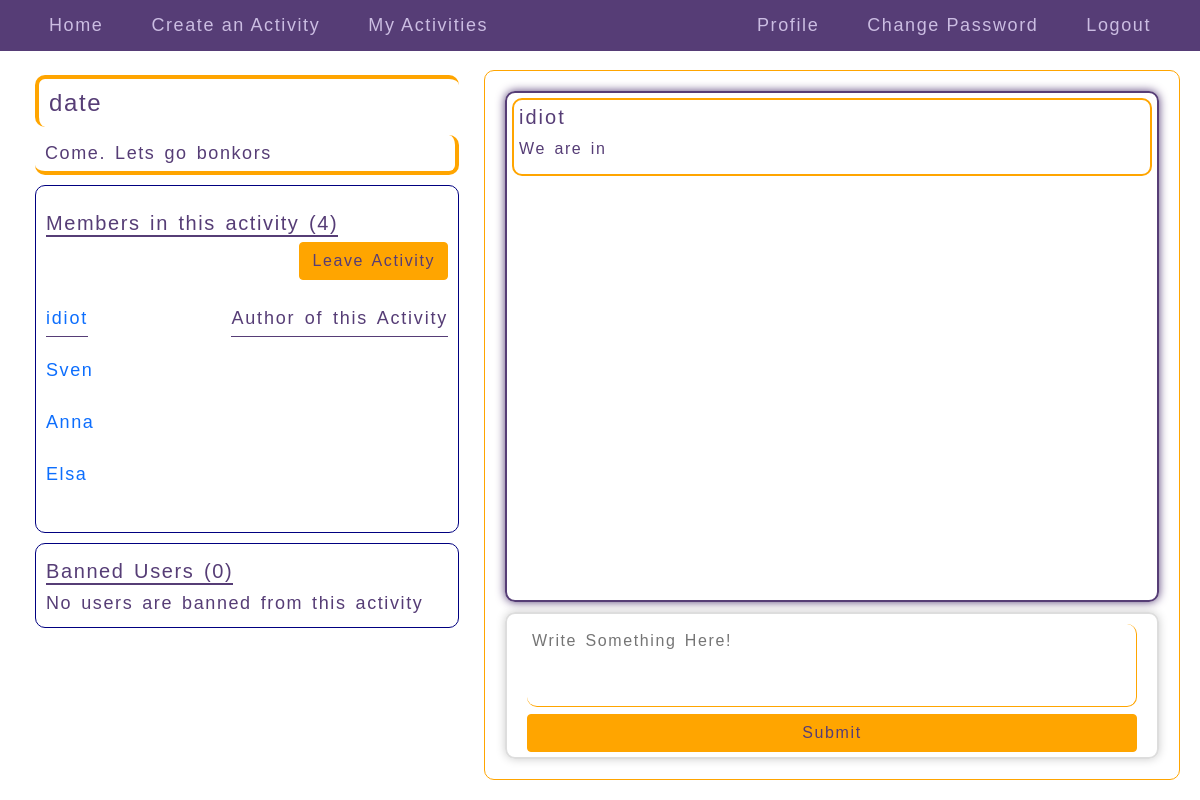
Page /activities/17 (signed in) on the earlier database version.
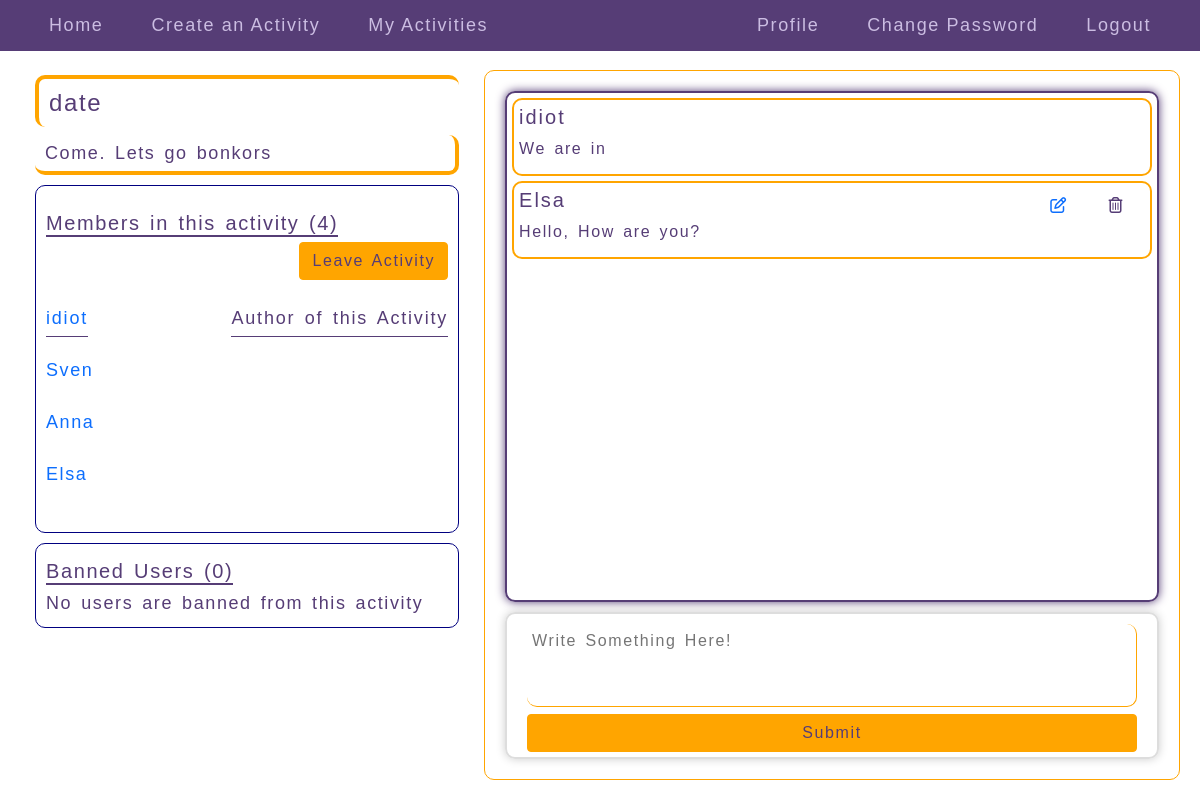
Same page on the later database version.
### meet/models.py (models this page shows, shortened)
class Activity(models.Model):
    user = models.ForeignKey(User, on_delete=models.CASCADE, related_name="activities")
    title = models.CharField(max_length=128)
    description = models.TextField()
    time = models.DateTimeField(default=timezone.now)

class Joining(models.Model):
    user = models.ForeignKey(User, on_delete=models.CASCADE, related_name="joined_activities")
    activity = models.ForeignKey(Activity, on_delete=models.CASCADE, related_name="user_activities")

class Comment(models.Model):
    user = models.ForeignKey(User, on_delete=models.CASCADE, related_name="comments")
    activity = models.ForeignKey(Activity, on_delete=models.CASCADE, related_name="commented_activities")
    comment = models.TextField()

### meet/views.py (the view)
# urls.py: path("activities/<int:id>", views.displayactivity, name="display_activity"),
@login_required(login_url='/')
def displayactivity(request, id):
    if request.method == "POST":
        activity = Activity.objects.get(pk=id)
        user_comment = comment(request.POST)
        if user_comment.is_valid():
            obj = Comment(user=request.user, activity=activity, comment=user_comment.cleaned_data["description"])
            obj.save()
        return redirect("display_activity", id=id)
    else:
        activity = Activity.objects.get(pk=id)
        deleted = Deleted.objects.all()
        deleted_list= []
        users_list_temp = []
        for x in deleted:
            deleted_list.append(x.activity)
        if activity in deleted_list:
            users_of_activity = list(Joining.objects.filter(activity = activity).all())
            for user in users_of_activity:
                users_list_temp.append(user.user)
            if request.user not in users_list_temp:
                return redirect("index")
        users = Joining.objects.filter(activity=activity).all()
        users_comments=Comment.objects.filter(activity=activity)
        users_list = []
        for user in users:
            users_list.append(user.user.username)
        form = comment()
        print(request.user)
        print(activity.user)
        if request.user == activity.user:
            kickuserout = "True"
        else:
            kickuserout = "False"
        banned = Banneduser.objects.filter(activity=activity).all()
        banned_users = []
        for banned_user in banned:
            banned_users.append(banned_user.user)
        if request.user in banned_users:
            messages.error(request, f"You're banned from  {activity.title}  activity")
            return redirect("index")
        return render(request, "meet/activity.html", {
        "activity": activity, "users": users, "users_list": users_list, "form": form, "users_comments": users_comments, "kickuserout": kickuserout, "banned_users": banned_users
        })

### meet/views.py
class comment(forms.Form):
    description = forms.CharField(label="", widget=forms.Textarea(attrs={"rows": 3, "placeholder": "Write Something Here!"}))

### meet/templates/meet/activity.html (shortened to what this page needs)
{% extends "meet/layout.html" %}
{% load static %}
{% block body %}
<div class="fc_display">
  <div class="left_half">
    <div class="left_half_header">
      <h4>{{ activity.title }}</h4>
      <p>{{ activity.description }}</p>
    </div>
    <div class="left_half_members">
      <div class="fc_activity">
        <h5>Members in this activity ({{ users_list|length }})</h5>
        {% if request.user not in banned_users %}
        <div class="fc_activity_button">
          {% if request.user != activity.user %}
          {% if request.user.username in users_list %}
            <a href="{% url 'leave_activity' activity.id %}" class="btn btn-outline common_button">Leave Activity</a>
          {% else %}
            <a href="{% url 'join_activity' activity.id %}" class="btn btn-outline common_button">Join Activity</a>
          {% endif %}
          {% endif %}
        </div>
        {% endif %}
      </div>
      <div class="activity_users_fc">
        <p><a href="{% url 'user_profile' activity.user.username %}">{{ activity.user.username }}</a></p>
        <p class="activity_users_author">Author of this Activity</p>
      </div>
      {% for user in users %}
        {% if user.user.username != activity.user.username %}
          <p class="activity_users">
            <a href="{% url 'user_profile' user.user.username %}">{{ user.user.username }}</a>
          </p>
        {% endif %}
      {% endfor %}
    </div>
    <div class="left_half_banned_users">
      <h5>Banned Users ({{ banned_users|length }})</h5>
      {% for users in banned_users %}
      <div class="left_half_banned_users_members">
        <a href="{% url 'user_profile' users.username %}"><p>{{ users.username }}</p></a>
        <a href="{% url 'unban_user' users.id activity.id %}" class="ban_lock"><i class="fas fa-lock ban-lock" title="unban user"></i></a>
      </div>
        {% empty %}
          <p>No users are banned from this activity</p>
      {% endfor %}
    </div>
  </div>
  <div class="right_half">
    <div class="right_half_body">
      {% for comment in users_comments %}
        {% if comment.user not in banned_users %}
        <div class="users_comments_on_activity">
          {% if request.user == comment.user%}
            <div class="fontawesome_icons">
              <a href="{% url 'comment_edit' comment.id %}"><i class="far fa-edit fontawesome_edit_comment fontawesome_common"></i></a>
              <i data-id={{ comment.id }} class="far fa-trash-alt fontawesome_delete_comment fontawesome_common"></i>
            </div>
          {% endif %}
          <h5>{{ comment.user.username }}</h5>
          <p>{{ comment.comment }}</p>
        </div>
        {% endif %}
      {% endfor %}
    </div>
    {% if request.user not in banned_users %}
    <div class="right_half_input">
      <form class="" method="post">
        {{ form }}
        <button type="submit" class="btn common_button">Submit</button>
      </form>
    </div>
    {% endif %}
  </div>
</div>
{% endblock %}

### meet/templates/meet/layout.html (shortened to what this page needs)
{% load static %}
<!DOCTYPE html>
<html lang="en" dir="ltr">
  <head>
    <link href="https://cdn.jsdelivr.net/npm/bootstrap@5.0.0-beta3/dist/css/bootstrap.min.css" rel="stylesheet">
    <link rel="stylesheet" href="{% static 'meet/styles.css' %}">
  </head>
  <body>
    {% if user.is_authenticated %}
    <div class="navigation">
      <a href="{% url 'index' %}">Home</a>
      <a href="{% url 'add_activity' %}">Create an Activity</a>
      <div class="hover_links_parent">
        <a href="{% url 'my_activities' %}">My Activities</a>
      </div>
      <a href="{% url 'profile' %}" class="linktotheright">Profile</a>
      <a href="{% url 'password_change' %}">Change Password</a>
      <a href="{% url 'logout' %}">Logout</a>
    </div>
    {% endif %}
    {% block body %}
    {% endblock %}
  </body>
</html>

### meet/static/meet/styles.css (style rules this page uses)
* { font-family: Arial, sans-serif; }
html, body { padding: 0; margin: 0; }
.fc_display { height: calc(100vh - 60px); display: flex; padding: 15px; box-sizing: border-box; color: #563d76; letter-spacing: 0.1em; word-spacing: 0.15em; }
.fc_display > * { margin-right: 5px; }
.left_half, .right_half { flex-basis: 40%; box-sizing: border-box; padding: 15px; border: 1px solid #563d76; border: 1px solid orange; border-radius: 10px; }
.right_half { flex-basis: 60%; }
.left_half { border: none; font-size: 18px; padding-top: 0; }
.left_half p { margin: 0; }
.left_half h4, .left_half_header p { padding-left: 10px; border-left: 4px solid orange; border-top: 4px solid orange; line-height: 2; border-radius: 10px; }
.left_half_header p { border: none; border-right: 4px solid orange; border-bottom: 4px solid orange; }
.left_half_members { min-height: 50%; padding: 10px; border: 1px solid navy; overflow-y: auto; box-sizing: border-box; border-radius: 10px; }
.left_half_banned_users { padding: 10px; border: 1px solid navy; border-radius: 10px; }
.left_half_banned_users > * { margin: 5px 0; }
.left_half_header, .left_half_banned_users { max-height: 25%; overflow: auto; }
.left_half_members h5 { margin: 0; border-bottom: 2px solid #563d76; }
.form_update button, .password_reset_complete a, .pagination_links a, .common_button { color: orange; border-color: #563d76; background: #563d76; color: #563d76; border-color: orange; background: orange; }
fieldset div, form > * { margin: 10px 0px; }
form { padding: 20px; border: 2px solid #ddd; border-radius: 10px; box-shadow: 0 0 10px #ccc; }
.navigation { display: flex; flex-wrap: wrap; padding: 0 25px; margin-bottom: 4px; background: #563d76; color: #cbbde2; letter-spacing: 0.1em; position: sticky; top: 0px; z-index: 2; }
.navigation a { text-decoration: none; color: inherit; padding: 12px 24px; font-size: 18px; }
.linktotheright { margin-left: auto; }
.fontawesome_icons { position: absolute; top: 10px; right: 10px; }
.fontawesome_common { display: inline-block; padding: 4px; margin: 0 12px; }
.fc_activity { display: flex; flex-flow: row wrap; align-items: center; margin: 15px 0; }
.fc_activity > * { margin: 5px 0; }
.fc_activity_button { margin-left: auto; }
.activity_users_fc { display: flex; line-height: 2; letter-spacing: 0.1em; word-spacing: 0.15em; margin: 10px 0; }
.activity_users_fc > * { border-bottom: 1px solid #563d76; }
.activity_users_fc p.activity_users_author { margin-left: auto; }
.right_half * { letter-spacing: 0.1em; word-spacing: 0.15em; }
.right_half, .left_half { height: 100%; display: flex; flex-direction: column; }
.right_half > *, .left_half > * { margin: 5px; }
.right_half_header, .right_half_input { flex-basis: 15%; }
.right_half_body { padding: 5px; padding-bottom: 0; flex-basis: 85%; height: 75%; overflow: auto; }
.users_comments_on_activity { border: 2px solid orange; border-radius: 10px; padding: 5px; box-shadow: 0 0 5px solid orange; margin-bottom: 5px; }
.right_half_input input, .right_half_input textarea { border-radius: 10px; padding: 5px; height: 100%; width: 100%; box-sizing: border-box; border-color: orange; border-top: 0; border-left: 0; color: #563d76; }
.right_half_input * { margin: 0; }
.right_half_input textarea { resize: none; }
.right_half_input button { width: 100%; }
.right_half_body { border: 2px solid #563d76; border-radius: 10px; box-shadow: 0 0 10px #563d76; }
.right_half_body p { margin-bottom: 0.5em; }
.right_half_input form { padding-top: 10px; padding-bottom: 5px; }
.user_links a, .activity_users_fc a, .activity_users a { text-decoration: none; }
p.activity_users { margin-bottom: 5px; }
.activity_users { padding: 10px 0; display: flex; flex-wrap: wrap; align-items: center; }
.hover_links_parent { display: flex; position: relative; justify-content: center; align-items: center; }
.users_comments_on_activity { position: relative; }
.left_half_banned_users { padding-left: 10px; }
.left_half_banned_users h5 { display: inline-block; }
.left_half_banned_users h5 { border-bottom: 2px solid #563d76; }

Differences in the rows shown:
added Comment: user.username "Elsa", comment "Hello, How are you?"
